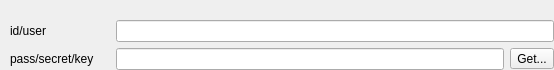
<?xml version="1.0" encoding="UTF-8"?>
<ui version="4.0">
 <class>UserKeyWidget</class>
 <widget class="QWidget" name="UserKeyWidget">
  <property name="geometry">
   <rect>
    <x>0</x>
    <y>0</y>
    <width>554</width>
    <height>69</height>
   </rect>
  </property>
  <property name="windowTitle">
   <string>Form</string>
  </property>
  <layout class="QVBoxLayout" name="verticalLayout">
   <property name="leftMargin">
    <number>0</number>
   </property>
   <property name="topMargin">
    <number>0</number>
   </property>
   <property name="rightMargin">
    <number>0</number>
   </property>
   <property name="bottomMargin">
    <number>0</number>
   </property>
   <item>
    <widget class="QLabel" name="labelTemplate">
     <property name="font">
      <font>
       <weight>75</weight>
       <bold>true</bold>
      </font>
     </property>
     <property name="text">
      <string/>
     </property>
    </widget>
   </item>
   <item>
    <layout class="QHBoxLayout" name="horizontalLayout">
     <item>
      <spacer name="horizontalSpacer">
       <property name="orientation">
        <enum>Qt::Horizontal</enum>
       </property>
       <property name="sizeType">
        <enum>QSizePolicy::Fixed</enum>
       </property>
       <property name="sizeHint" stdset="0">
        <size>
         <width>10</width>
         <height>20</height>
        </size>
       </property>
      </spacer>
     </item>
     <item>
      <widget class="QLabel" name="label_2">
       <property name="minimumSize">
        <size>
         <width>100</width>
         <height>0</height>
        </size>
       </property>
       <property name="text">
        <string>id/user</string>
       </property>
      </widget>
     </item>
     <item>
      <widget class="QLineEdit" name="lineEditUser"/>
     </item>
    </layout>
   </item>
   <item>
    <layout class="QHBoxLayout" name="horizontalLayout_2">
     <item>
      <spacer name="horizontalSpacer_2">
       <property name="orientation">
        <enum>Qt::Horizontal</enum>
       </property>
       <property name="sizeType">
        <enum>QSizePolicy::Fixed</enum>
       </property>
       <property name="sizeHint" stdset="0">
        <size>
         <width>10</width>
         <height>20</height>
        </size>
       </property>
      </spacer>
     </item>
     <item>
      <widget class="QLabel" name="label_3">
       <property name="minimumSize">
        <size>
         <width>100</width>
         <height>0</height>
        </size>
       </property>
       <property name="text">
        <string>pass/secret/key</string>
       </property>
      </widget>
     </item>
     <item>
      <widget class="QLineEdit" name="lineEditKey"/>
     </item>
     <item>
      <widget class="QToolButton" name="buttonGet">
       <property name="text">
        <string>Get...</string>
       </property>
      </widget>
     </item>
    </layout>
   </item>
  </layout>
 </widget>
 <resources/>
 <connections/>
</ui>
